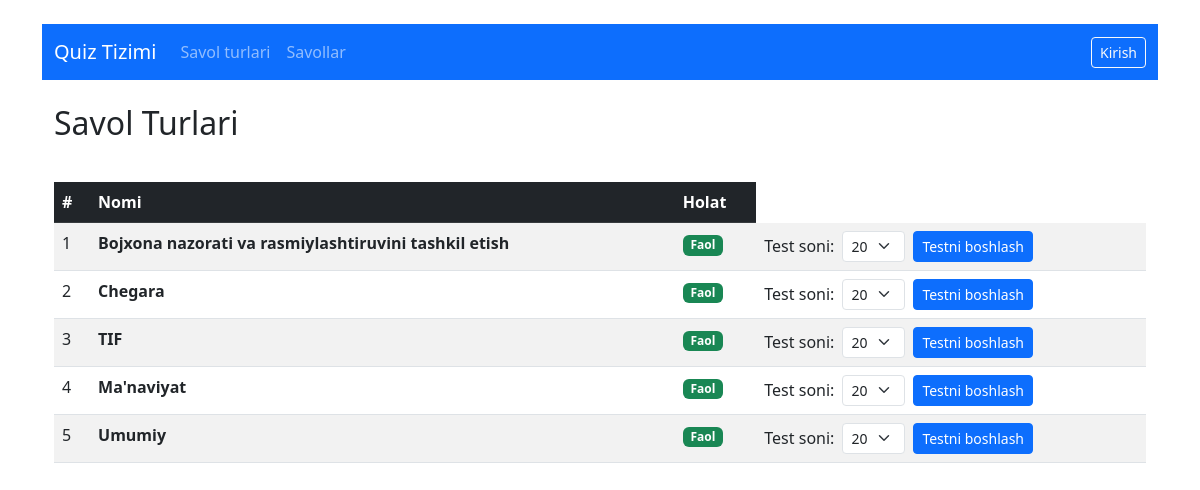
Before: /quiz/quiztypes/ with the older database file.
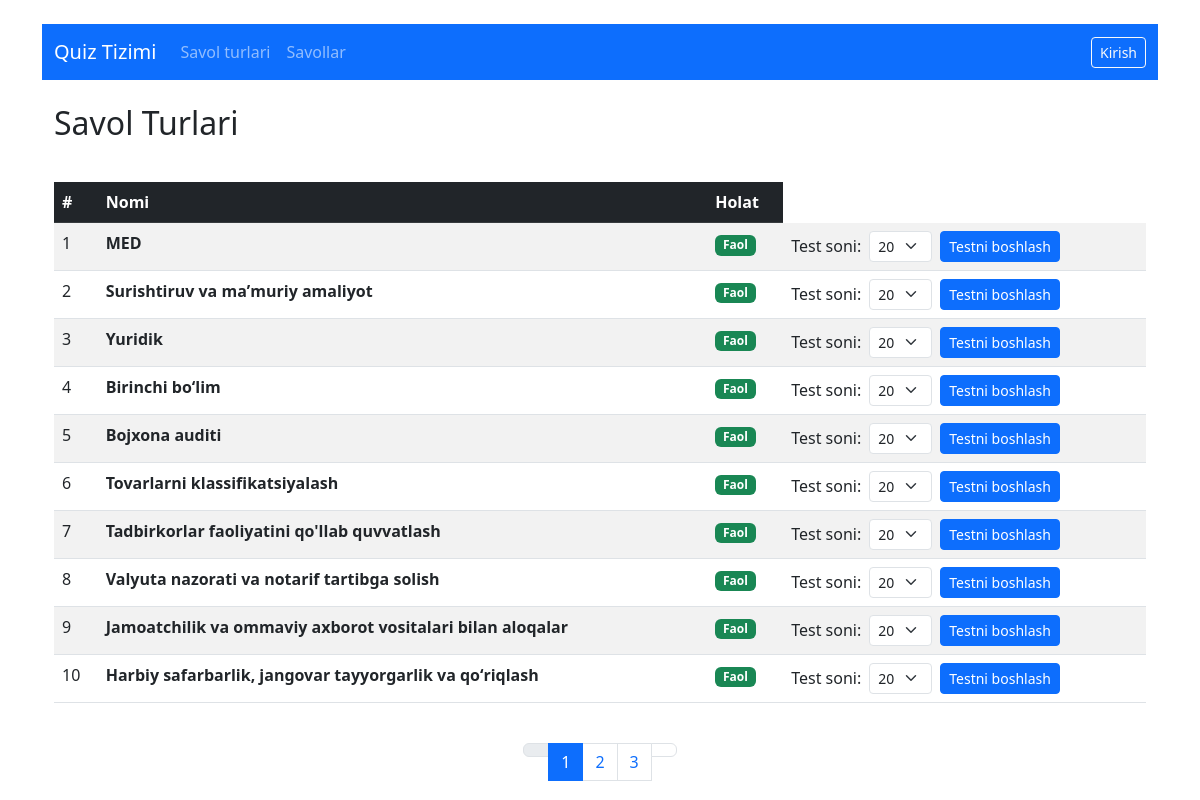
After: the same page with the newer database file.
### quiz/models.py (models this page shows, shortened)
class QuizType(models.Model):
    name = models.CharField(max_length=200)
    is_active = models.BooleanField(default=True)

### quiz/views.py (the view)
# urls.py: path('quiztypes/', views.QuizTypeListView.as_view(), name='quiztype_list'),
class QuizTypeListView(ListView):
    model = QuizType
    template_name = 'quiz/quiztype_list.html'
    context_object_name = 'quiztypes'
    paginate_by = 10
    def get_queryset(self):
        return QuizType.objects.filter(is_active=True).order_by('-id')

### quiz/templates/quiz/quiztype_list.html (shortened to what the changed rows need)
{% extends 'quiz/base.html' %}
{% block content %}
<div class="container-fluid">
    <div class="row mb-4">
        <div class="col-12">
            <h2 class="mb-3">Savol Turlari</h2>
        </div>
    </div>
    <div class="row">
        <div class="col-12">
            <div class="table-responsive">
                <table class="table table-striped table-hover">
                    <thead class="table-dark">
                        <tr>
                            <th scope="col" class="text-nowrap">#</th>
                            <th scope="col" class="text-nowrap">Nomi</th>
                            <th scope="col" class="text-nowrap">Holat</th>
                        </tr>
                    </thead>
                    <tbody>
                    {% for qt in quiztypes %}
                        <tr>
                            <td class="text-nowrap">{{ forloop.counter0|add:page_obj.start_index }}</td>
                            <td class="fw-bold">{{ qt.name }}</td>
                            <td>
                                <span class="badge bg-{% if qt.is_active %}success{% else %}secondary{% endif %}">
                                    {% if qt.is_active %}Faol{% else %}Nofaol{% endif %}
                                </span>
                            </td>
                            <td>
                                <div class="d-flex flex-column flex-md-row gap-2 align-items-start align-items-md-center">
                                    <form action="{% url 'start_quiz' qt.pk %}" method="get" class="d-flex flex-column flex-sm-row gap-2 align-items-start align-items-sm-center">
                                        <div class="d-flex flex-column flex-sm-row align-items-start align-items-sm-center gap-2">
                                            <label for="count_{{ qt.pk }}" class="form-label mb-0 text-nowrap">Test soni:</label>
                                            <select id="count_{{ qt.pk }}" name="count" class="form-select form-select-sm w-auto">
                                                <option value="20" selected>20</option>
                                            </select>
                                        </div>
                                        <button type="submit" class="btn btn-sm btn-primary text-nowrap">
                                             Testni boshlash
                                        </button>
                                    </form>
                                </div>
                            </td>
                        </tr>
                    {% endfor %}
                    </tbody>
                </table>
            </div>
        </div>
    </div>
    {% if is_paginated %}
        <div class="row mt-4">
            <div class="col-12">
                <nav aria-label="Sahifalash navigatsiyasi">
                    <ul class="pagination justify-content-center flex-wrap">
                        {% for i in paginator.page_range %}
                            {% if page_obj.number == i %}
                                <li class="page-item active">
                                    <span class="page-link">{{ i }}</span>
                                </li>
                            {% elif i > page_obj.number|add:'-3' and i < page_obj.number|add:'3' %}
                                <li class="page-item">
                                    <a class="page-link" href="?page={{ i }}">{{ i }}</a>
                                </li>
                            {% endif %}
                        {% endfor %}
                    </ul>
                </nav>
            </div>
        </div>
    {% endif %}
</div>
{% endblock %}

Changed rows visible on the page:
no longer on this page (row unchanged): QuizType: name "Bojxona nazorati va rasmiylashtiruvini tashkil etish", is_active "Faol", count "20"
no longer on this page (row unchanged): QuizType: name "Chegara", is_active "Faol", count "20"
no longer on this page (row unchanged): QuizType: name "TIF", is_active "Faol", count "20"
no longer on this page (row unchanged): QuizType: name "Ma'naviyat", is_active "Faol", count "20"
no longer on this page (row unchanged): QuizType: name "Umumiy", is_active "Faol", count "20"
added QuizType: name "MED", is_active "Faol", count "20"
added QuizType: name "Surishtiruv va maʼmuriy amaliyot", is_active "Faol", count "20"
added QuizType: name "Yuridik", is_active "Faol", count "20"
added QuizType: name "Birinchi boʻlim", is_active "Faol", count "20"
added QuizType: name "Bojxona auditi", is_active "Faol", count "20"
added QuizType: name "Tovarlarni klassifikatsiyalash", is_active "Faol", count "20"
added QuizType: name "Tadbirkorlar faoliyatini qo'llab quvvatlash", is_active "Faol", count "20"
added QuizType: name "Valyuta nazorati va notarif tartibga solish", is_active "Faol", count "20"
added QuizType: name "Jamoatchilik va ommaviy axborot vositalari bilan aloqalar", is_active "Faol", count "20"
added QuizType: name "Harbiy safarbarlik, jangovar tayyorgarlik va qoʻriqlash", is_active "Faol", count "20"
Other visible differences:
new list line: "1"
new list line: "2"
new list line: "3"
